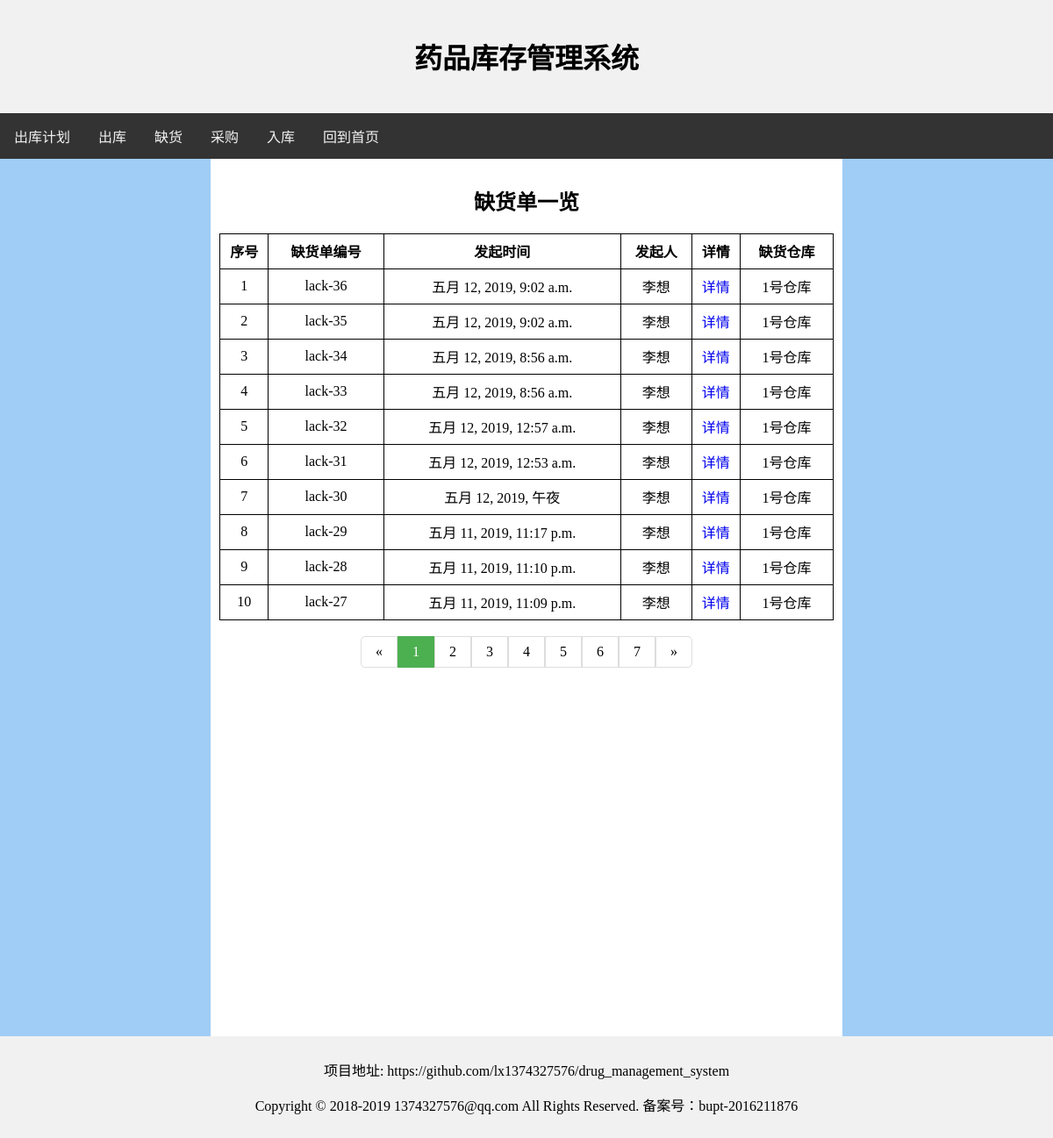
/lack/query/1, run on the app's committed database.
### lack/models.py (models this page shows)
class Lack(models.Model):
    id = models.IntegerField('id', primary_key=True)
    create_time = models.DateTimeField('create_time', default=timezone.now)
    create_user = models.ForeignKey(User, on_delete=models.CASCADE)

### user/models.py (models this page shows, shortened)
class User(models.Model):
    id = models.IntegerField('id', primary_key=True)
    user_name = models.CharField('user_name', unique=True, blank=False, max_length=20)
    create_time = models.DateTimeField('create_time', default=timezone.now)
    is_admin = models.BooleanField('is_admin', default=False)
    password = models.CharField('password', blank=False, max_length=20)
    worker_type = models.IntegerField('worker_type', default=0)

### lack/views.py (the view)
# urls.py: path('query/<int:page_id>', views.query_page, name='query_page'),
def query_page(request, page_id):
    lack_list = Lack.objects.all().order_by('-id')
    list_length = lack_list.count()
    if page_id * 10 >= list_length + 10:
        return HttpResponseRedirect(reverse('lack:query') + str((list_length - 1) // 10 + 1))
    lack_list = lack_list[(page_id - 1) * 10:min(page_id * 10, list_length)]
    context = {
        'lack_list': lack_list,
        'page_id': page_id,
        'page_id_minus': page_id - 1,
        'page_id_plus': page_id + 1,
        'page_id_minus2': page_id - 2,
        'page_id_minus3': page_id - 3,
        'page_id_plus2': page_id + 2,
        'page_id_plus3': page_id + 3,
    }
    return render(request, 'lack/query.html', context)

### lack/templates/lack/query.html (shortened to what this page needs)
<html>
    <head>
    </head>
    <body>
        <div class="header">
            <h1>药品库存管理系统</h1>
        </div>
        <div class="topnav">
            <a href="{% url 'demand:demand' %}">出库计划</a>
            <a href="{% url 'checkout:checkout' %}">出库</a>
            <a href="{% url 'lack:lack' %}">缺货</a>
            <a href="{% url 'purchase:purchase' %}">采购</a>
            <a href="{% url 'storage:storage' %}">入库</a>
            <a href="{% url 'user:index' %}">回到首页</a>
        </div>
        <div class="row">
            <div class="column left">
            </div>
            <div class="column middle">
                <div class="submit-div">
                    <h2> 缺货单一览 </h2>
                </div>
                <table>
                    <tr>
                        <td> <strong>序号</strong> </td>
                        <td> <strong>缺货单编号</strong> </td>
                        <td> <strong>发起时间</strong> </td>
                        <td> <strong>发起人</strong> </td>
                        <td> <strong>详情</strong> </td>
                        <td> <strong>缺货仓库</strong> </td>
                    </tr>
                    {% for lack in lack_list %}
                        <tr>
                            {% widthratio page_id_minus 1 10 as page_id_tmp %}
                            <td> {{forloop.counter|add:page_id_tmp}} </td>
                            <td> lack-{{lack.id}} </td>
                            <td> {{lack.create_time}} </td>
                            <td> {{lack.create_user.user_name}} </td>
                            <td><a href="{% url 'lack:query_detail' lack.id %}">详情</a></td>
                            <td> 1号仓库 </td>
                        </tr>
                    {% endfor %}
                </table>
                <br>
                <div class="submit-div">
                    <ul class="pagination">
                        {% if page_id < 4 %}
                            {% if page_id == 1 %}
                                <li><a href="{% url 'lack:query_page' 1 %}">«</a></li>
                                <li><a class='active' href="{% url 'lack:query_page' 1 %}">1</a></li>
                                <li><a href="{% url 'lack:query_page' 2 %}">2</a></li>
                                <li><a href="{% url 'lack:query_page' 3 %}">3</a></li>
                                <li><a href="{% url 'lack:query_page' 4 %}">4</a></li>
                            {% endif %}
                            <li><a href="{% url 'lack:query_page' 5 %}">5</a></li>
                            <li><a href="{% url 'lack:query_page' 6 %}">6</a></li>
                            <li><a href="{% url 'lack:query_page' 7 %}">7</a></li>
                            <li><a href="{% url 'lack:query_page' page_id_plus %}">»</a></li>
                        {% endif %}
                    </ul>
                </div>
            </div>
            <div class="column right">
            </div>
        </div>
        <div class="footer">
            <p>项目地址: https://github.com/lx1374327576/drug_management_system</p>
            <p>Copyright © 2018-2019 1374327576@qq.com All Rights Reserved. 备案号：bupt-2016211876</p>
        </div>
    </body>
</html>

### lack/templates/lack/query.html (style rules this page uses)
* { box-sizing: border-box; }
body { margin: 0; }
.header { background-color: #f1f1f1; padding: 20px; text-align: center; }
a { text-decoration: none; }
.topnav { overflow: hidden; background-color: #333; }
.topnav a { float: left; display: block; color: #f2f2f2; text-align: center; padding: 14px 16px; text-decoration: none; }
.column { float: left; padding: 10px; }
.column.left { width: 20%; background-image:url("/static/2.jpeg"); height: 1000px; }
.column.right { width: 20%; background-image:url("/static/2.jpeg"); height: 1000px; }
.column.middle { width: 60%; }
.row:after { content: ""; display: table; clear: both; }
.footer { background-color: #f1f1f1; padding: 10px; text-align: center; }
table,tr,td { border: 1px solid black; }
table { border-collapse:collapse; width:100%; }
tr { height:40px }
td { text-align:center; vertical-align:middle; }
.submit-div { width:100%; text-align: center; }
ul.pagination { display: inline-block; padding: 0; margin: 0; }
ul.pagination li { display: inline; }
ul.pagination li a { color: black; float: left; padding: 8px 16px; text-decoration: none; transition: background-color .3s; border: 1px solid #ddd; }
.pagination li:first-child a { border-top-left-radius: 5px; border-bottom-left-radius: 5px; }
.pagination li:last-child a { border-top-right-radius: 5px; border-bottom-right-radius: 5px; }
ul.pagination li a.active { background-color: #4CAF50; color: white; border: 1px solid #4CAF50; }

### data on the page
Lack: id "36", create_time "五月 12, 2019, 9:02 a.m.", create_user.user_name "李想"
Lack: id "35", create_time "五月 12, 2019, 9:02 a.m.", create_user.user_name "李想"
Lack: id "34", create_time "五月 12, 2019, 8:56 a.m.", create_user.user_name "李想"
Lack: id "33", create_time "五月 12, 2019, 8:56 a.m.", create_user.user_name "李想"
Lack: id "32", create_time "五月 12, 2019, 12:57 a.m.", create_user.user_name "李想"
Lack: id "31", create_time "五月 12, 2019, 12:53 a.m.", create_user.user_name "李想"
Lack: id "30", create_time "五月 12, 2019, 午夜", create_user.user_name "李想"
Lack: id "29", create_time "五月 11, 2019, 11:17 p.m.", create_user.user_name "李想"
Lack: id "28", create_time "五月 11, 2019, 11:10 p.m.", create_user.user_name "李想"
Lack: id "27", create_time "五月 11, 2019, 11:09 p.m.", create_user.user_name "李想"
